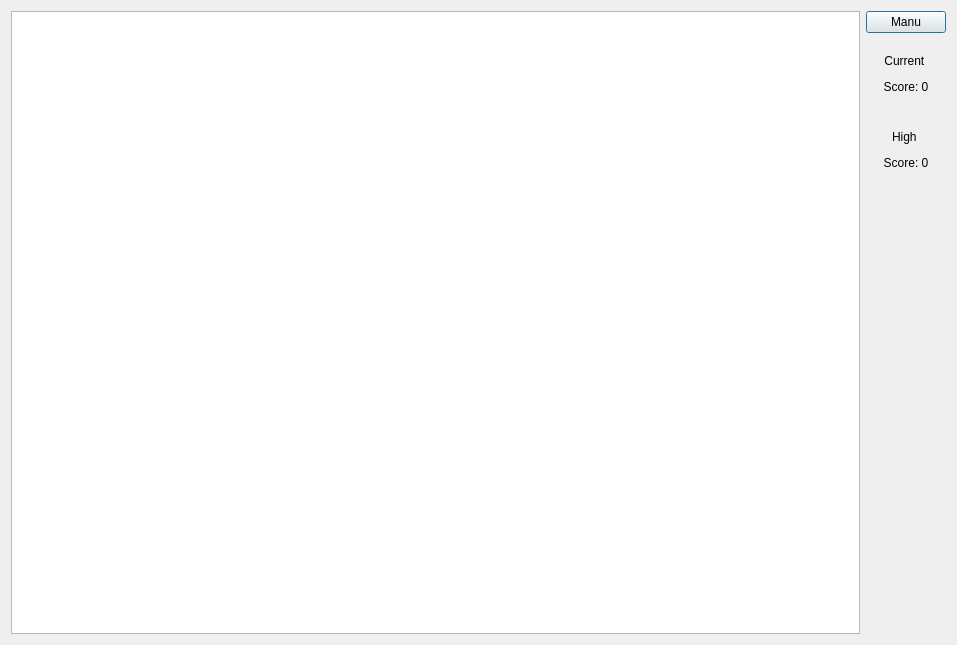
<?xml version="1.0" encoding="UTF-8"?>
<ui version="4.0">
 <class>PlayGame</class>
 <widget class="QDialog" name="PlayGame">
  <property name="geometry">
   <rect>
    <x>0</x>
    <y>0</y>
    <width>957</width>
    <height>645</height>
   </rect>
  </property>
  <property name="windowTitle">
   <string>Dialog</string>
  </property>
  <layout class="QGridLayout" name="gridLayout_2">
   <item row="0" column="0">
    <widget class="QGraphicsView" name="graphicsView"/>
   </item>
   <item row="0" column="1">
    <layout class="QGridLayout" name="gridLayout">
     <item row="3" column="0">
      <widget class="QLabel" name="label">
       <property name="sizePolicy">
        <sizepolicy hsizetype="Preferred" vsizetype="Preferred">
         <horstretch>0</horstretch>
         <verstretch>0</verstretch>
        </sizepolicy>
       </property>
       <property name="minimumSize">
        <size>
         <width>0</width>
         <height>70</height>
        </size>
       </property>
       <property name="text">
        <string>&lt;html&gt;&lt;head/&gt;&lt;body&gt;&lt;p&gt;High &lt;/p&gt;&lt;p&gt;Score: 0&lt;/p&gt;&lt;/body&gt;&lt;/html&gt;</string>
       </property>
       <property name="alignment">
        <set>Qt::AlignCenter</set>
       </property>
      </widget>
     </item>
     <item row="2" column="0">
      <widget class="QLabel" name="label_2">
       <property name="sizePolicy">
        <sizepolicy hsizetype="Preferred" vsizetype="Preferred">
         <horstretch>0</horstretch>
         <verstretch>0</verstretch>
        </sizepolicy>
       </property>
       <property name="minimumSize">
        <size>
         <width>0</width>
         <height>70</height>
        </size>
       </property>
       <property name="toolTip">
        <string>&lt;html&gt;&lt;head/&gt;&lt;body&gt;&lt;p&gt;Current &lt;/p&gt;&lt;p&gt;Score: 0&lt;/p&gt;&lt;/body&gt;&lt;/html&gt;</string>
       </property>
       <property name="text">
        <string>&lt;html&gt;&lt;head/&gt;&lt;body&gt;&lt;p&gt;Current &lt;/p&gt;&lt;p&gt;Score: 0&lt;/p&gt;&lt;/body&gt;&lt;/html&gt;</string>
       </property>
       <property name="alignment">
        <set>Qt::AlignCenter</set>
       </property>
      </widget>
     </item>
     <item row="0" column="0">
      <widget class="QPushButton" name="pushButton">
       <property name="text">
        <string>Manu</string>
       </property>
      </widget>
     </item>
     <item row="4" column="0">
      <spacer name="verticalSpacer">
       <property name="orientation">
        <enum>Qt::Vertical</enum>
       </property>
       <property name="sizeType">
        <enum>QSizePolicy::Expanding</enum>
       </property>
       <property name="sizeHint" stdset="0">
        <size>
         <width>0</width>
         <height>50</height>
        </size>
       </property>
      </spacer>
     </item>
    </layout>
   </item>
  </layout>
 </widget>
 <resources/>
 <connections/>
</ui>
